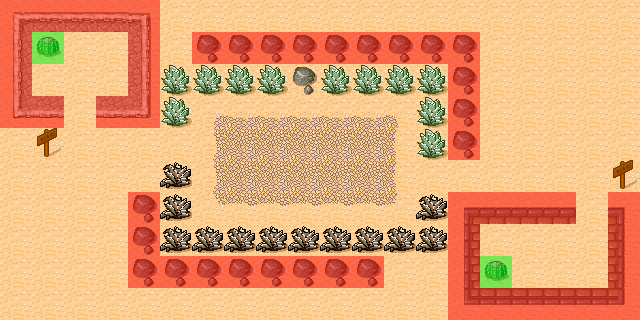

A level layout from a 2D game, rendered from its tile map. Below: a short description, then the map file with tile-grid data replaced by summaries:
An orthogonal 20x10 tile map with 32x32 px tiles, 3 tile layers (Background, Items, MetaInfo), 2 tilesets and 1 object (SpawnPoint).

<map version="1.0" tiledversion="1.0.3" orientation="orthogonal" renderorder="right-down" width="20" height="10" tilewidth="32" tileheight="32" nextobjectid="7">
 <tileset firstgid="1" source="TestDesert.tsx" />
 <tileset firstgid="49" source="Meta.tsx" />
 <layer name="Background" width="20" height="10">
  <data>[200 cells, 200 non-empty, 30 distinct tile ids]</data>
 </layer>
 <objectgroup name="Objects" visible="0">
  <object id="5" name="SpawnPoint" x="80" y="176" />
 </objectgroup>
 <layer name="Items" width="20" height="10">
  <data>[200 cells, 2 non-empty, 1 distinct tile ids]</data>
 </layer>
 <layer name="MetaInfo" width="20" height="10">
  <data>[200 cells, 52 non-empty, 2 distinct tile ids]</data>
 </layer>
</map>
